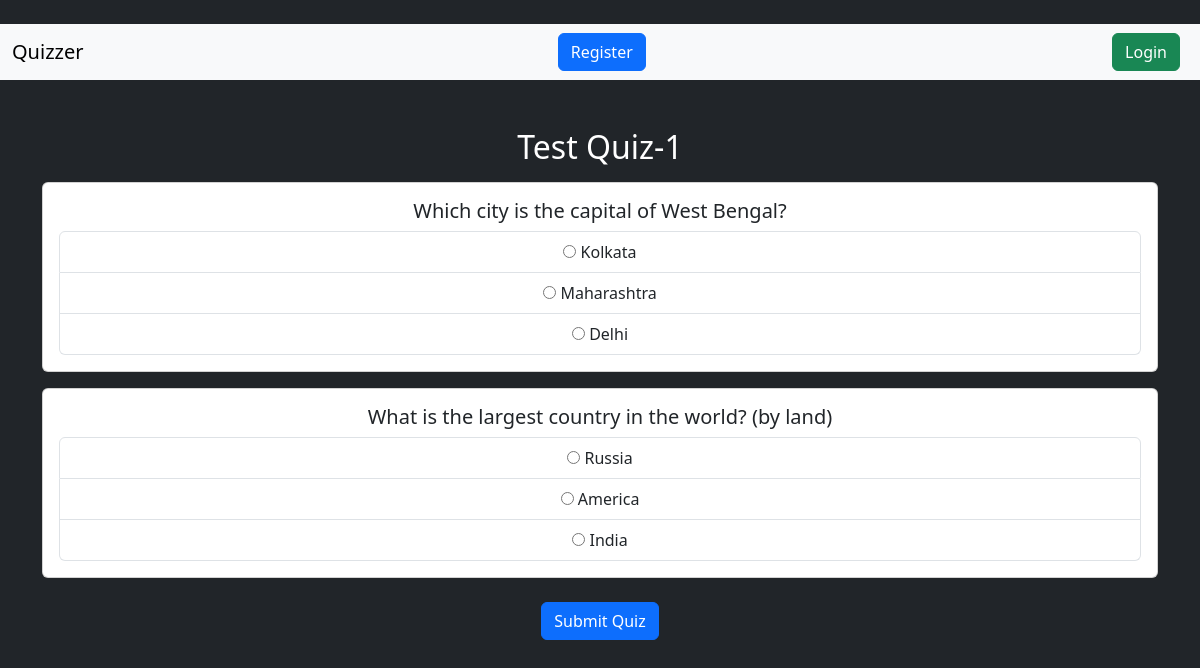
The app's page /quiz/1/ with its own data.
### app/models.py (models this page shows, shortened)
class Quiz(models.Model):
    quiz_id = models.CharField(max_length = 10, unique= True)
    title = models.CharField(max_length=120)
    description = models.TextField(blank= True, null= True)

class Question(models.Model):
    quiz = models.ForeignKey(Quiz, to_field='id', on_delete=models.CASCADE, default=0, related_name= 'questions')
    text = models.CharField(max_length=200)

class Choice(models.Model):
    question = models.ForeignKey(Question,on_delete=models.CASCADE, related_name='choices')
    text = models.CharField(max_length=30)
    is_correct = models.BooleanField(default = False)

### app/views.py (the view)
# urls.py: path('<int:quiz_id>/', views.quiz_view, name = 'quiz_view'), #Viewing a specific quiz
def quiz_view(request, quiz_id):
    quiz = get_object_or_404(Quiz, id = quiz_id)
    questions = quiz.questions.prefetch_related()
    return render(request, 'quiz_view.html', {'quiz':quiz,'questions':questions})

### app/templates/quiz_view.html (shortened to what this page needs)
{% extends "layout.html" %}
{% block bodytxt %}
<div class="container mt-5">
    <h2 class="text-center">{{ quiz.title }}</h2>
    <form method="POST" action="{% url 'submit_quiz' quiz.id %}">
        {% for question in questions %}
            <div class="card my-3">
                <div class="card-body">
                    <h5 class="card-title">{{ question.text }}</h5>
                    <ul class="list-group">
                        {% for choice in question.choices.all %}
                            <li class="list-group-item">
                                <input type="radio" name="question_{{ question.id }}" value="{{ choice.id }}" id="choice_{{ choice.id }}">
                                <label for="choice_{{ choice.id }}">{{ choice.text }}</label>
                            </li>
                        {% empty %}
                            <li class="list-group-item">No choices available for this question</li>
                        {% endfor %}
                    </ul>
                </div>
            </div>
        {% endfor %}
        <div class="text-center mt-4">
            <button type="submit" class="btn btn-primary">Submit Quiz</button>
        </div>
    </form>
</div>
{% endblock %}

### templates/layout.html (shortened to what this page needs)
{% load static %}
<!DOCTYPE html>
<html lang="en">
<head>
    <link href="https://cdn.jsdelivr.net/npm/bootstrap@5.3.3/dist/css/bootstrap.min.css"
    rel="stylesheet"
>
</head>
<body class="mt-4 bg-dark text-white text-md-center">
    {% block navbar %}
    <nav class="navbar navbar-expand-lg bg-body-tertiary">
        <div class="container-fluid">
            <a class="navbar-brand" href="#">Quizzer</a>
                {% if not user.is_authenticated %}
                    <a href="{% url 'register' %}" class="btn btn-primary mx-2">
                        Register
                    </a>
                    <a href="{% url 'login' %}" class="btn btn-success mx-2">
                        Login
                    </a>
                {% endif %}
        </div>
    </nav>
    {% endblock %}
    {% block bodytxt %}{% endblock %}
</body>
</html>

### records on screen
Quiz: title "Test Quiz-1"
Question: text "Which city is the capital of West Bengal?"
Choice: text "Kolkata"
Choice: text "Maharashtra"
Choice: text "Delhi"
Question: text "What is the largest country in the world? (by land)"
Choice: text "Russia"
Choice: text "America"
Choice: text "India"
